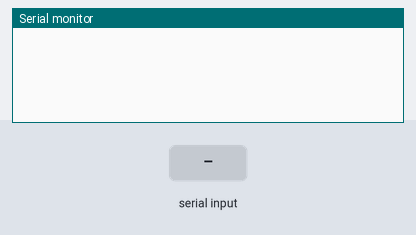
This sketch was run on a simulated Arduino Uno, built with avr-gcc and run on an emulated ATmega328P. Shown: the last lines printed to the serial monitor. Inputs (shaded band) come from the test bench.

Above: at 1.2 s.
1.3 s: "FS" received over the second serial link
At 2.5 s:
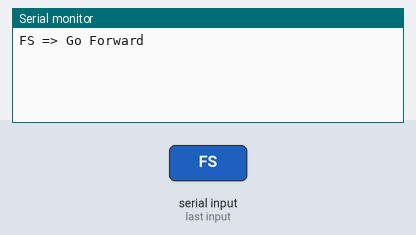
2.8 s: "RS" received over the second serial link
At 3.7 s:
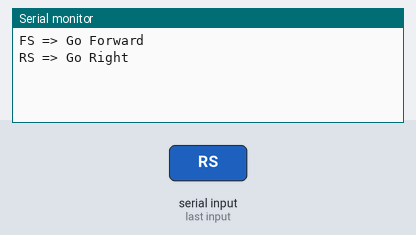
4.3 s: "LS" received over the second serial link
At 4.8 s:
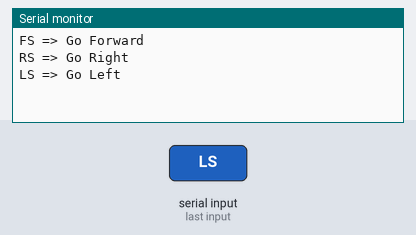
5.8 s: "BS" received over the second serial link
At 7.0 s:
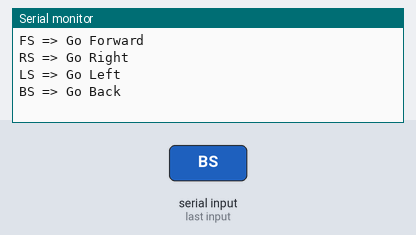
7.3 s: "FL" received over the second serial link
At 8.3 s:
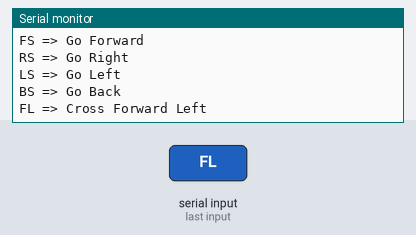
8.8 s: "FR" received over the second serial link
At 9.4 s:
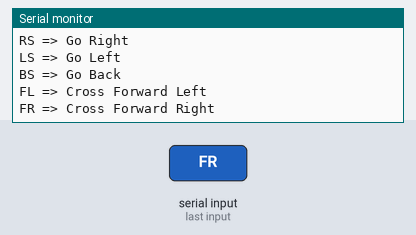

The sketch:

Bluetooth_app_comunicate.ino
```cpp
/*
FS  //đi thẳng
RS  //rẽ phải
LS  //rẽ trái
BS  //đi lùi

FL //thẳng chéo trái
FR //thẳng chéo phải
BL //Lùi chéo trái
BR //Lùi chéo phải

RL //Quay trái
RR //Quay phải

EM //Dừng khẩn cấp
*/

#include<SoftwareSerial.h>

/* Create object named bt of the class SoftwareSerial */
SoftwareSerial bt(6,7); /* (Tx,Rx) */
String inputString = "";  // To store incoming data

void setup() {
  bt.begin(9600);	/* Define baud rate for software serial communication */
  Serial.begin(9600);	/* Define baud rate for serial communication */
}

void loop() {
  while (bt.available()) {
    char c = bt.read();
    inputString += c;        // Build the message

    // Keep buffer length at max 2
    if (inputString.length() > 2) {
      inputString = inputString.substring(1);  // Keep last 2 chars
    }

    Serial.print(c);         // Optional: echo to serial monitor


    // If we received a complete command
    if (inputString == "FS") {
      Serial.println(" => Go Forward");
      inputString = ""; // Clear after processing
    }
    // If we received a complete command
    else if (inputString == "RS") {
      Serial.println(" => Go Right");
      inputString = ""; // Clear after processing
    }
    // If we received a complete command
    else if (inputString == "LS") {
      Serial.println(" => Go Left");
      inputString = ""; // Clear after processing
    }
    // If we received a complete command
    else if (inputString == "BS") {
      Serial.println(" => Go Back");
      inputString = ""; // Clear after processing
    }

    // If we received a complete command
    if (inputString == "FL") {
      Serial.println(" => Cross Forward Left");
      inputString = ""; // Clear after processing
    }
    // If we received a complete command
    else if (inputString == "FR") {
      Serial.println(" => Cross Forward Right");
      inputString = ""; // Clear after processing
    }
    // If we received a complete command
    else if (inputString == "BL") {
      Serial.println(" => Cross Backward Left");
      inputString = ""; // Clear after processing
    }
    // If we received a complete command
    else if (inputString == "BR") {
      Serial.println(" => Cross Backward Right");
      inputString = ""; // Clear after processing
    }
    // If we received a complete command
    else if (inputString == "RL") {
      Serial.println(" => Turn Around Left");
      inputString = ""; // Clear after processing
    }
    // If we received a complete command
    else if (inputString == "RR") {
      Serial.println(" => Turn Around  Right");
      inputString = ""; // Clear after processing
    }
    // If we received a complete command
    else if (inputString == "EM") {
      Serial.println(" => Emercy -> Stop");
      inputString = ""; // Clear after processing
    }
    else if(inputString.length() >= 2) {
      // If not matched and length is too long, reset
      inputString = "";
    }
  }
}
```

Measured:
- after the input at 1.3 s, the serial monitor: prints a new line at once (image 1)
- after the input at 2.8 s, the serial monitor: prints a new line at once (image 2)
- after the input at 4.3 s, the serial monitor: prints a new line at once (image 3)
- after the input at 5.8 s, the serial monitor: prints a new line at once (image 4)
- after the input at 7.3 s, the serial monitor: prints a new line at once (image 5)
- after the input at 8.8 s, the serial monitor: prints a new line at once (image 6)
